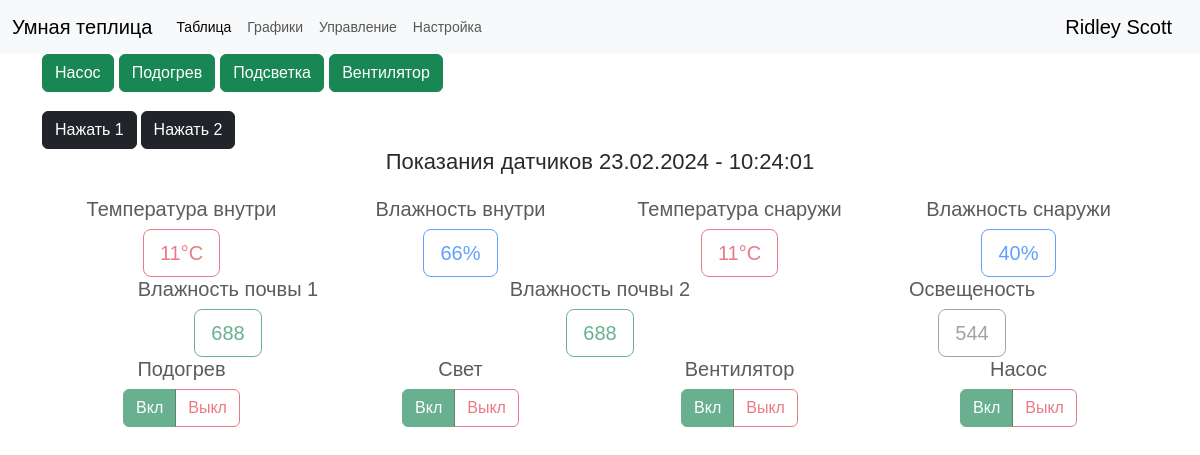
The page / (signed in) on the database its author committed.
### data/users.py (models this page shows, shortened)
class User(SqlAlchemyBase,UserMixin):
    __tablename__ = 'users'
    id = sqlalchemy.Column(sqlalchemy.Integer, primary_key=True, autoincrement=True)
    surname = sqlalchemy.Column(sqlalchemy.String, nullable=True)
    name = sqlalchemy.Column(sqlalchemy.String, nullable=True)
    email = sqlalchemy.Column(sqlalchemy.String, index=True, unique=True, nullable=True)
    hashed_password = sqlalchemy.Column(sqlalchemy.String, nullable=True)
    modified_date = sqlalchemy.Column(sqlalchemy.DateTime, default=datetime.datetime.now)
    token = sqlalchemy.Column(sqlalchemy.String, nullable=True, default='NNNNNNNNNNN')

### data/sensors.py (models this page shows, shortened)
class Sensors(SqlAlchemyBase):
    __tablename__ = 'sensors'
    id = sqlalchemy.Column(sqlalchemy.Integer, primary_key=True, autoincrement=True)
    date = sqlalchemy.Column(sqlalchemy.DateTime, default=datetime.datetime.now)
    temp_in = sqlalchemy.Column(sqlalchemy.Integer, nullable=True, default=0)
    humidity_in = sqlalchemy.Column(sqlalchemy.Integer, nullable=True, default=0)
    temp_out = sqlalchemy.Column(sqlalchemy.Integer, nullable=True, default=0)
    humidity_out = sqlalchemy.Column(sqlalchemy.Integer, nullable=True, default=0)
    moisture1 = sqlalchemy.Column(sqlalchemy.Integer, nullable=True, default=0)
    moisture2 = sqlalchemy.Column(sqlalchemy.Integer, nullable=True, default=0)
    light = sqlalchemy.Column(sqlalchemy.Integer, nullable=True, default=0)
    token = sqlalchemy.Column(sqlalchemy.String, nullable=True, default='NNNNNNNNNNN')
    pump = sqlalchemy.Column(sqlalchemy.Integer, default=0)
    heat = sqlalchemy.Column(sqlalchemy.Integer, default=0)
    led = sqlalchemy.Column(sqlalchemy.Integer, default=0)
    fan = sqlalchemy.Column(sqlalchemy.Integer, default=0)

### main.py (the view, shortened to what this page needs)
@app.route('/', methods=['GET', 'POST'])
@login_required
def dashboard():
    db_sess = db_session.create_session()
    parametr = db_sess.query(Status).filter(Status.token == current_user.token).first()
    base_data = db_sess.query(Sensors).filter(current_user.is_authenticated,
                                              (Sensors.token == current_user.token) | (current_user.id == 1)).all()
    base_data = db_sess.query(Sensors).filter(current_user.is_authenticated, (Sensors.token == current_user.token)
                                              | (current_user.id == 1)).all()
    return render_template('dashboard.html', token=current_user.token, data=base_data[-1], text_button=name_button, up=False)

### data/db_session.py (called while the page is built)
def create_session() -> Session:
    global __factory
    return __factory()

### main.py (called while the page is built)
@login_manager.user_loader
def load_user(user_id):
    db_sess = db_session.create_session()
    return db_sess.query(User).get(user_id)

### templates/dashboard.html (shortened to what this page needs)
{% extends "base.html" %}
{% block content %}
{% if current_user.is_authenticated %}
    <p align="justify" class="buttons">
        {% for name in text_button %}
            <button class="btn btn-success">{{text_button[name]}}</button>
        {% endfor %}
    </p>
    <button type="button" class="btn btn-dark" onclick="process(1, );">Нажать 1</button>
    <button type="button" class="btn btn-dark" onclick="process(2);">Нажать 2</button>
    {% endif %}
<div class="dashboard"><h3>Показания датчиков {{data.date.strftime("%d.%m.%Y")}} - {{data.date.strftime("%H:%M:%S")}}</h3></div>
<div class="container">
    <div class="row">
        <div class="col">
            <div class="dashboard"><p class="h5">Температура внутри</p>
                <button type="button" class="btn btn-outline-danger btn-lg" disabled>
                    {{data.temp_in }}°C
                </button>
            </div>
        </div>
        <div class="col">
            <div class="dashboard"><p class="h5">Влажность внутри </p>
                <button type="button" class="btn btn-outline-primary btn-lg" disabled>{{ data.humidity_in }}%</button>
            </div>
        </div>
        <div class="col">
            <div class="dashboard"><p class="h5">Температура снаружи </p>
                <button type="button" class="btn btn-outline-danger btn-lg" disabled>{{ data.temp_out }}°C</button>
            </div>
        </div>
        <div class="col">
            <div class="dashboard"><p class="h5">Влажность снаружи </p>
                <button type="button" class="btn btn-outline-primary btn-lg" disabled>{{ data.humidity_out }}%</button>
            </div>
        </div>
    </div>
    <div class="row">
        <div class="col">
            <div class="dashboard"><p class="h5">Влажность почвы 1</p>
                <button type="button" class="btn btn-outline-success btn-lg" disabled>{{ data.moisture1 }}</button>
            </div>
        </div>
        <div class="col">
            <div class="dashboard"><p class="h5">Влажность почвы 2</p>
                <button type="button" class="btn btn-outline-success btn-lg" disabled>{{ data.moisture2 }}</button>
            </div>
        </div>
        <div class="col">
            <div class="dashboard"><p class="h5">Освещеность </p>
                <button type="button" class="btn btn-outline-secondary btn-lg" disabled>{{ data.light }}</button>
            </div>
        </div>
    </div>
    <div class="row">
        <div class="col">
            <div class="dashboard"><p class="h5">Подогрев</p>
                <div class="btn-group">
                    <label class="btn btn-outline-success" for="success2">Вкл</label>
                    <label class="btn btn-outline-danger" for="danger2">Выкл</label>
                </div>
            </div>
        </div>
        <div class="col">
            <div class="dashboard"><p class="h5">Свет</p>
                <div class="btn-group">
                    <label class="btn btn-outline-success" for="success2">Вкл</label>
                    <label class="btn btn-outline-danger" for="danger2">Выкл</label>
                </div>
            </div>
        </div>
        <div class="col">
            <div class="dashboard"><p class="h5">Вентилятор</p>
                <div class="btn-group">
                    <label class="btn btn-outline-success" for="success3">Вкл</label>
                    <label class="btn btn-outline-danger" for="danger3">Выкл</label>
                </div>
            </div>
        </div>
        <div class="col">
            <div class="dashboard"><p class="h5">Насос</p>
                <div class="btn-group">
                    <label class="btn btn-outline-success" for="success4">Вкл</label>
                    <label class="btn btn-outline-danger" for="danger4">Выкл</label>
                </div>
            </div>
        </div>
    </div>
</div>
{% endblock %}

### templates/base.html (shortened to what this page needs)
<!doctype html>
<html lang="en">
<head>
    <link rel="stylesheet"
          href="/static/css/bootstrap.min.css">
    <link rel="stylesheet" type="text/css" href="/static/css/gauge1.css"/>
    <link rel="stylesheet" type="text/css" href="/static/css/gauge2.css"/>
    <link rel="stylesheet" type="text/css" href="/static/css/gauge3.css"/>
    <link rel="stylesheet" type="text/css" href="/static/css/gauge4.css"/>
    <link rel="stylesheet" type="text/css" href="/static/css/gauge5.css"/>
    <link rel="stylesheet" type="text/css" href="/static/css/gauge6.css"/>
    <link rel="stylesheet" type="text/css" href="/static/css/gauge7.css"/>
    <link rel="stylesheet" type="text/css" href="/static/css/gauge8.css"/>
    <link rel="stylesheet" type="text/css" href="/static/css/gauge9.css"/>
    <link rel="stylesheet" type="text/css" href="/static/css/gauge10.css"/>
    <link rel="stylesheet" type="text/css" href="/static/css/gauge11.css"/>
    <link rel="stylesheet" type="text/css" href="/static/css/gauge12.css"/>
    <link rel="stylesheet" type="text/css" href="/static/css/gauge13.css"/>
    <link rel="stylesheet" type="text/css" href="/static/css/gauge14.css"/>
    <link rel="stylesheet" type="text/css" href="/static/css/gauge15.css"/>
    <link rel="stylesheet" type="text/css" href="/static/css/gauge16.css"/>
    <link rel="stylesheet" type="text/css" href="/static/css/style.css"/>
</head>
<body>
<header>
    <nav class="navbar navbar-expand-lg navbar-light bg-light">
        <div class="container-fluid">
            <a class="navbar-brand" href="../readme">Умная теплица</a>
            <div class="collapse navbar-collapse" id="navbarNav">
                <ul class="navbar-nav">
                    <li class="nav-item">
                        <a class="nav-link active" aria-current="page" href="../table/0">Таблица</a>
                    </li>
                    <li class="nav-item">
                        <a class="nav-link" href="../grafik">Графики</a>
                    </li>
                    <li class="nav-item">
                        <a class="nav-link" href="../dashboard">Управление</a>
                    </li>
                    <li class="nav-item">
                        <a class="nav-link" href="../send_param">Настройка</a>
                    </li>
                </ul>
            </div>
            {% if current_user.is_authenticated %}
            <a class="navbar-brand" href="/logout">{{ current_user.name }} {{ current_user.surname }}</a>
            {% else %}
            <p>
                <a class="btn btn-success" href="/login">Войти</a>
            </p>
            {% endif %}
    </nav>
</header>
<main role="main" class="container">
    {% block content %}{% endblock %}
</main>
</body>
</html>

### rows shown on the page
User: name "Ridley", surname "Scott"
Sensors: date "23.02.2024", date "10:24:01", temp_in "11", humidity_in "66", temp_out "11", humidity_out "40", moisture1 "688", moisture2 "688", light "544"

### other values the page prints
{{ text_button[name] }} "Насос" "Подогрев" "Подсветка" "Вентилятор"
